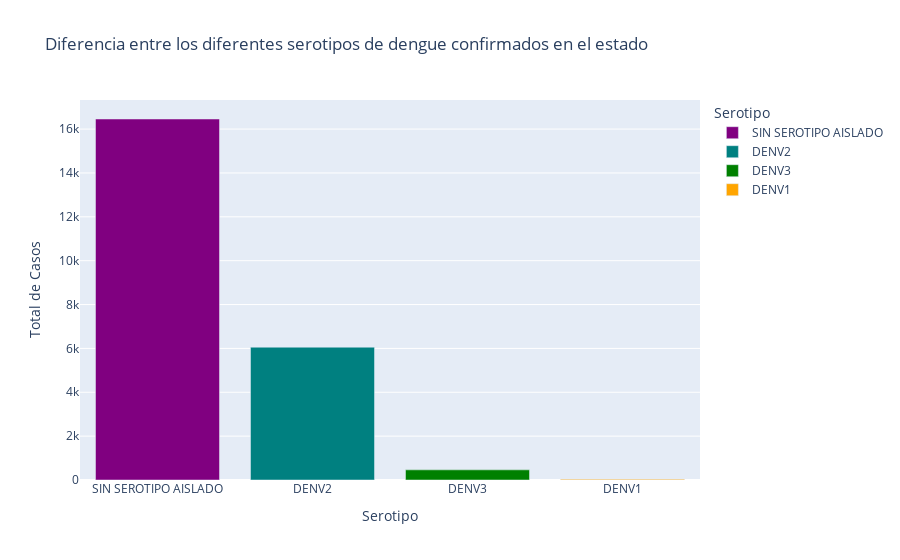

Notebook cell for this chart:
### Code cell
# Crear gráfico de barras
fig = px.bar(
    df_pcr,
    x='PCR_DESC',
    y='Total_Casos',
    color='PCR_DESC',
    title='Diferencia entre los diferentes serotipos de dengue confirmados en el estado',
    labels={'Total_Casos': 'Total de Casos', 'PCR_DESC': 'Serotipo'},
    color_discrete_sequence=['purple', 'teal', 'green', 'orange']  # Specify four distinct colors
)

# Mostrar el gráfico interactivo
fig.show()

### Figure 1 — Plotly figure (JSON) as saved in the notebook; plotly's stock layout.template omitted (floating-point values rounded to 4 significant figures)
{"data": [{"alignmentgroup": "True", "hovertemplate": "Serotipo=%{x}<br>Total de Casos=%{y}<extra></extra>", "legendgroup": "SIN SEROTIPO AISLADO", "marker": {"color": "purple", "pattern": {"shape": ""}}, "name": "SIN SEROTIPO AISLADO", "offsetgroup": "SIN SEROTIPO AISLADO", "orientation": "v", "showlegend": true, "textposition": "auto", "type": "bar", "x": ["SIN SEROTIPO AISLADO"], "xaxis": "x", "y": [16460], "yaxis": "y"}, {"alignmentgroup": "True", "hovertemplate": "Serotipo=%{x}<br>Total de Casos=%{y}<extra></extra>", "legendgroup": "DENV2", "marker": {"color": "teal", "pattern": {"shape": ""}}, "name": "DENV2", "offsetgroup": "DENV2", "orientation": "v", "showlegend": true, "textposition": "auto", "type": "bar", "x": ["DENV2"], "xaxis": "x", "y": [6056], "yaxis": "y"}, {"alignmentgroup": "True", "hovertemplate": "Serotipo=%{x}<br>Total de Casos=%{y}<extra></extra>", "legendgroup": "DENV3", "marker": {"color": "green", "pattern": {"shape": ""}}, "name": "DENV3", "offsetgroup": "DENV3", "orientation": "v", "showlegend": true, "textposition": "auto", "type": "bar", "x": ["DENV3"], "xaxis": "x", "y": [463], "yaxis": "y"}, {"alignmentgroup": "True", "hovertemplate": "Serotipo=%{x}<br>Total de Casos=%{y}<extra></extra>", "legendgroup": "DENV1", "marker": {"color": "orange", "pattern": {"shape": ""}}, "name": "DENV1", "offsetgroup": "DENV1", "orientation": "v", "showlegend": true, "textposition": "auto", "type": "bar", "x": ["DENV1"], "xaxis": "x", "y": [34], "yaxis": "y"}], "layout": {"barmode": "relative", "legend": {"title": {"text": "Serotipo"}, "tracegroupgap": 0}, "title": {"text": "Diferencia entre los diferentes serotipos de dengue confirmados en el estado"}, "xaxis": {"anchor": "y", "categoryarray": ["SIN SEROTIPO AISLADO", "DENV2", "DENV3", "DENV1"], "categoryorder": "array", "domain": [0, 1], "title": {"text": "Serotipo"}}, "yaxis": {"anchor": "x", "domain": [0, 1], "title": {"text": "Total de Casos"}}}}
